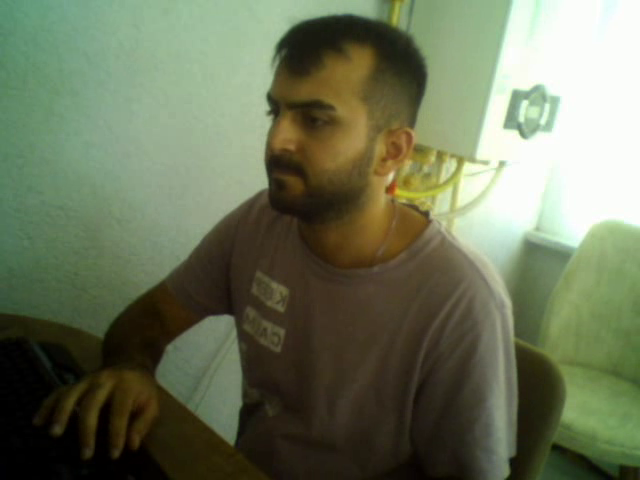
#> input picture frame 10 of 01_INTRO/myVideo.avi, 640 x 480 px, given in place of line.mp4, which was not available
$ python 11_my_example.py
#> lines starting #> are read from the running program, lines starting #| are printed output that depends on the picture; after the words box and inside, x2 and y2 are one past the last pixel; in counts of white or black regions, pixels touching at a corner belong together; pictures that were not available may be replaced by others from this repository, and a replacement may not be noted
import cv2
import numpy as np

cap = cv2.VideoCapture("line.mp4")

while True:
    ret, frame = cap.read()
#> frame is the input picture: shape (480, 640, 3); mean B, G, R 89.3, 116.1, 108
    frame = cv2.resize(frame, (740, 740))
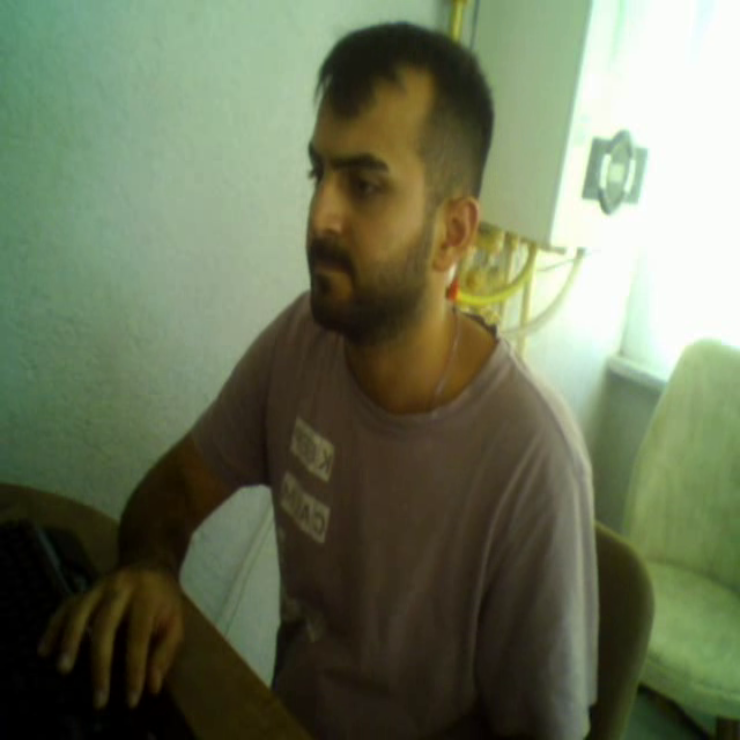
#> frame: shape (740, 740, 3); mean B, G, R 89.2, 116.1, 107.9

    if not ret:
        cap.set(cv2.CAP_PROP_POS_FRAMES, 0)
        continue

    # NumPy vektörel işlemlerini kullanarak işlemi hızlandır
    mean_values = np.mean(frame, axis=2)
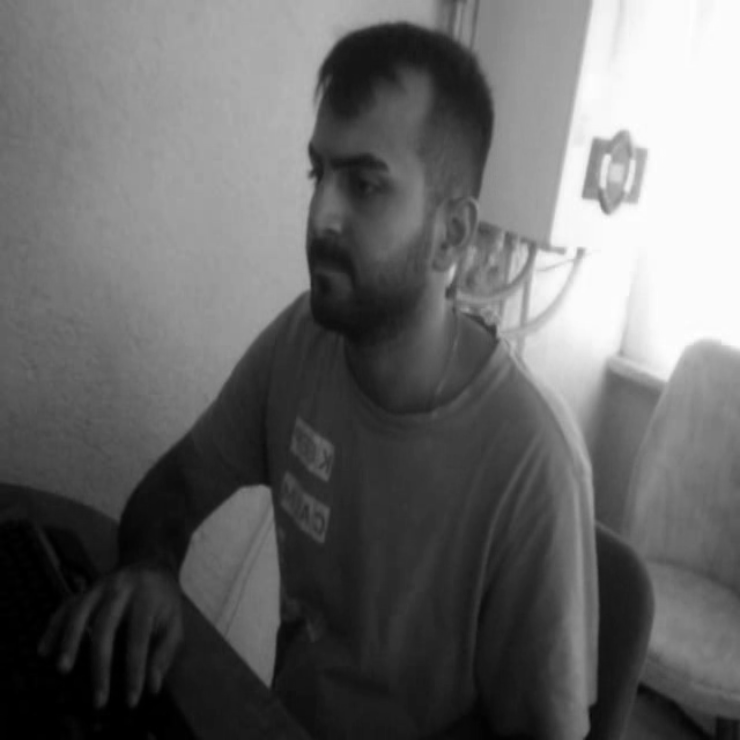
#> mean_values: shape (740, 740) float64; min 0, max 255, mean 104.4
    mask = mean_values > 127
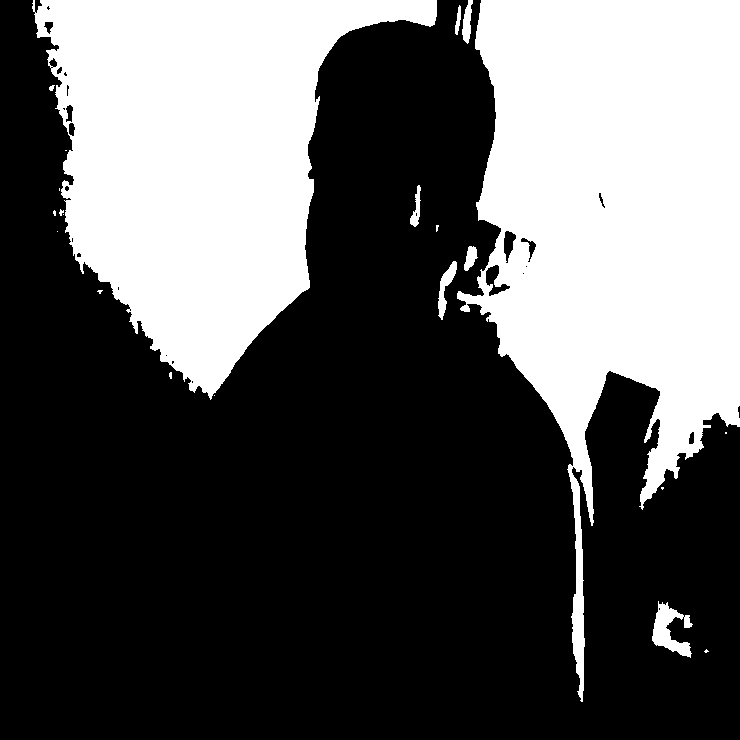
#> mask: shape (740, 740) bool; 35.7% white; 22 white regions (12 under 20 px), largest, box (x1, y1, x2, y2) and area: (457, 0, 740, 702) 106385, (32, 0, 437, 400) 86457, (652, 601, 693, 658) 1080
    frame[mask] = [255, 255, 255]
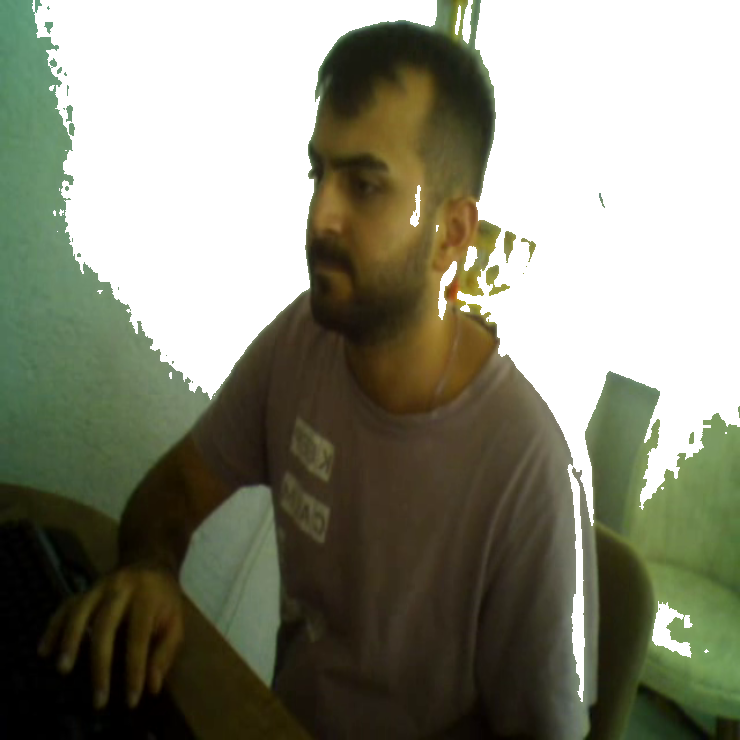
#> frame: shape (740, 740, 3); mean B, G, R 118.9, 135.9, 134.7
    frame[~mask] = [0, 0, 0]
    cv2.imshow("frame", frame)

    if cv2.waitKey(20) & 0xFF == ord("q"):
#> (key q is pressed here)
        break

cap.release()
cv2.destroyAllWindows()

$ run again, starting later in the video
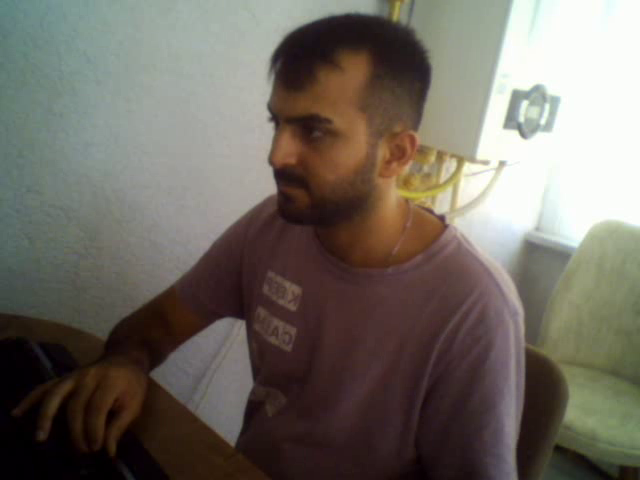
#> input picture frame 49 of 01_INTRO/myVideo.avi, 640 x 480 px, given in place of line.mp4, which was not available
#> frame is the input picture: shape (480, 640, 3); mean B, G, R 98.2, 106.8, 113.1
#> `mask = mean_values > 127`:
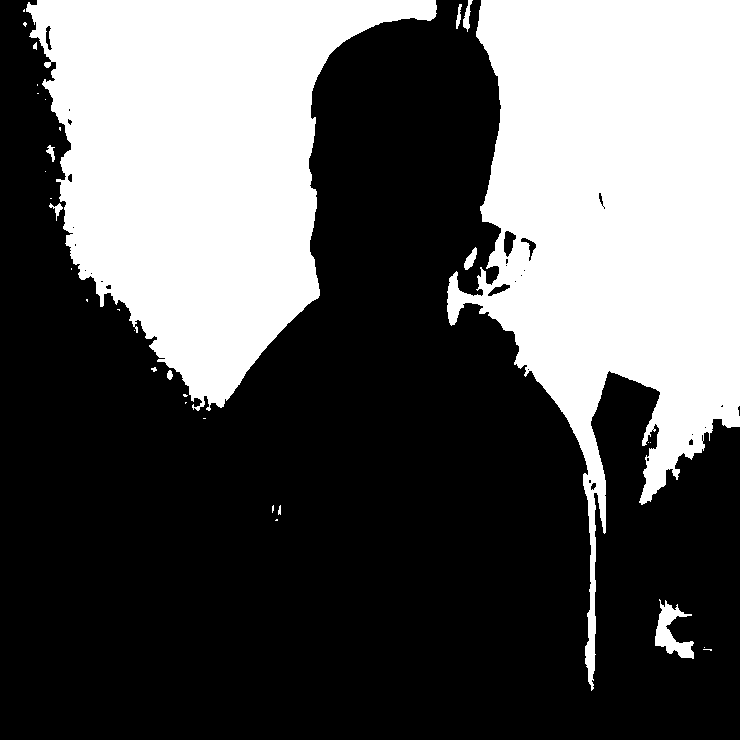
#> mask: shape (740, 740) bool; 36.2% white; 33 white regions (22 under 20 px), largest, box (x1, y1, x2, y2) and area: (447, 0, 740, 691) 105057, (26, 0, 437, 411) 91357, (655, 599, 694, 659) 1045
#> `frame[mask] = [255, 255, 255]`:
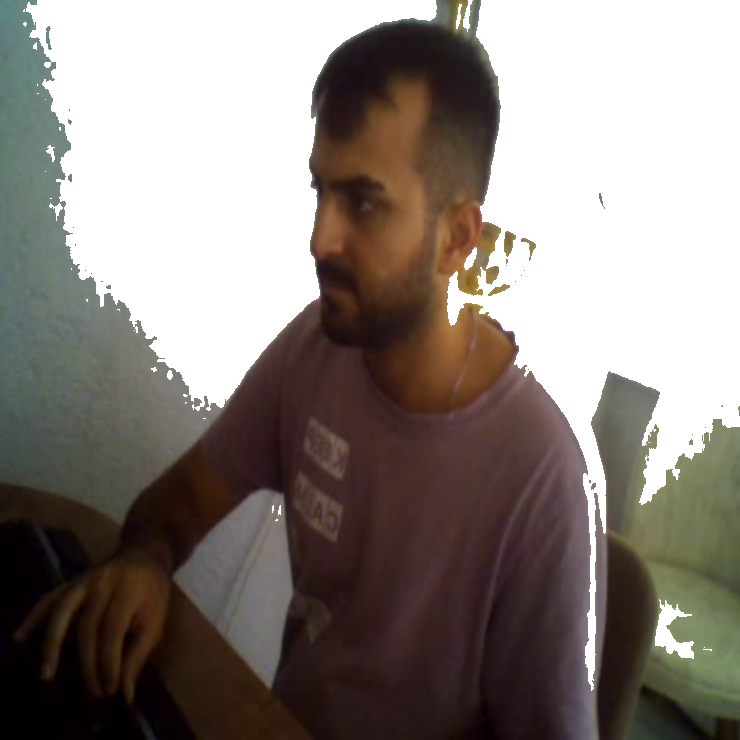
#> frame: shape (740, 740, 3); mean B, G, R 125.2, 130.6, 138.8

$ run again, starting later in the video
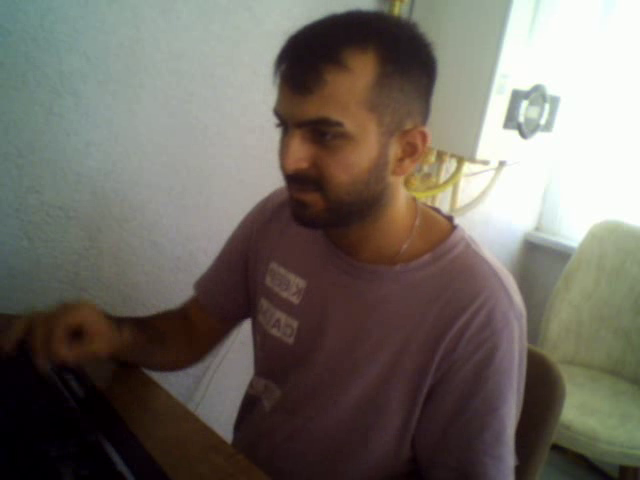
#> input picture frame 87 of 01_INTRO/myVideo.avi, 640 x 480 px, given in place of line.mp4, which was not available
#> frame is the input picture: shape (480, 640, 3); mean B, G, R 98.8, 106.9, 112.9
#> `mask = mean_values > 127`:
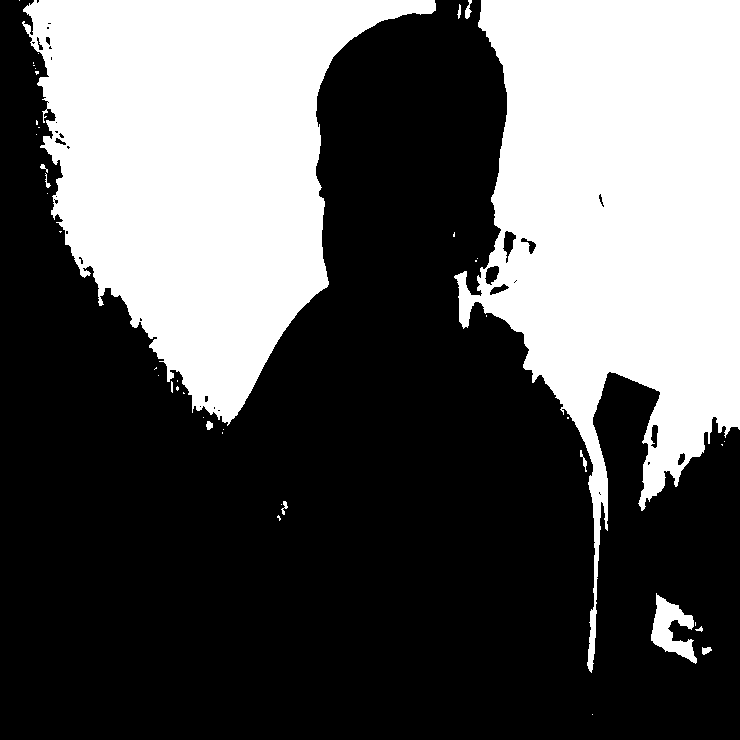
#> mask: shape (740, 740) bool; 36.6% white; 43 white regions (30 under 20 px), largest, box (x1, y1, x2, y2) and area: (454, 0, 740, 673) 102723, (22, 0, 436, 426) 95852, (651, 593, 697, 664) 1548
#> `frame[mask] = [255, 255, 255]`:
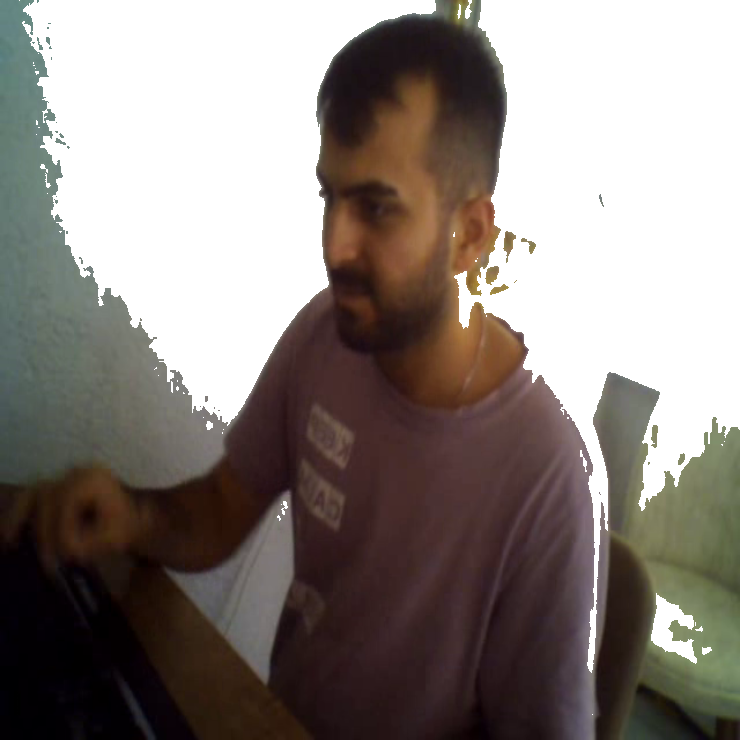
#> frame: shape (740, 740, 3); mean B, G, R 126, 130.8, 139
